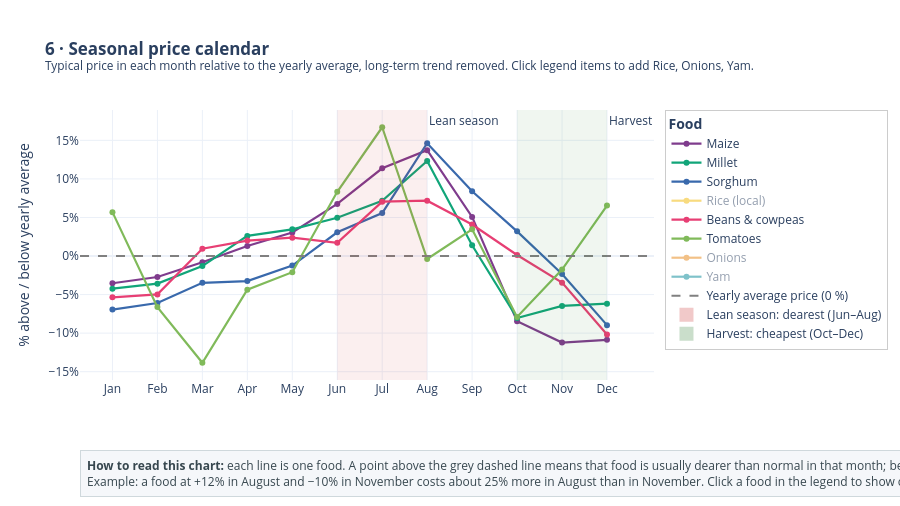

Here is the notebook cell this chart was saved with:
### Markdown cell above
## 6. The seasonal calendar — when to buy, when to sell

### Code cell
# ================================================================
# 6. SEASONAL PRICE PATTERN BY FOOD  (trend removed)
# ================================================================
FAMILIES = {"Maize": "maize", "Millet": "millet", "Sorghum": "sorghum", "Rice (local)": r"rice \(local|rice \(milled",
            "Beans & cowpeas": "beans|cowpea", "Tomatoes": "tomato", "Onions": "onion", "Yam": "yam"}
MONTHS = ["Jan", "Feb", "Mar", "Apr", "May", "Jun", "Jul", "Aug", "Sep", "Oct", "Nov", "Dec"]

raw_s = con.execute("""
    SELECT market, product, commodity, month, AVG(price) AS p
    FROM prices WHERE category <> 'non-food' AND commodity NOT ILIKE '%flour%'
    GROUP BY ALL
""").fetchdf()
raw_s["family"] = None
for fam, pat in FAMILIES.items():
    raw_s.loc[raw_s["family"].isna() & raw_s["commodity"].str.lower().str.contains(pat), "family"] = fam
raw_s = raw_s.dropna(subset=["family"])

rows = []
for (market, product, family), s in raw_s.groupby(["market", "product", "family"]):
    s = s.set_index("month")["p"]
    s.index = pd.DatetimeIndex(s.index)
    if len(s) < 30:
        continue
    lp = np.log(s).reindex(pd.date_range(s.index.min(), s.index.max(), freq="MS"))
    trend = lp.interpolate(limit=2).rolling(12).mean().rolling(2).mean().shift(-6)   # centred 2x12 MA
    dev = (lp - trend).dropna()
    rows.append(pd.DataFrame({"family": family, "cal_month": dev.index.month, "dev": dev.values}))
seas = pd.concat(rows)
prof = seas.groupby(["family", "cal_month"])["dev"].median().unstack()
prof = prof.sub(prof.mean(axis=1), axis=0)
prof = (np.exp(prof) - 1) * 100                              # % above / below the yearly average
prof.columns = MONTHS

summary = pd.DataFrame({"cheapest": prof.idxmin(axis=1), "dearest": prof.idxmax(axis=1),
                        "swing_pct": prof.max(axis=1) - prof.min(axis=1),
                        "series": seas.groupby("family").size()}).round(0)
print(summary.sort_values("swing_pct", ascending=False).to_string())

fig = go.Figure()
for i, fam in enumerate(FAMILIES):
    if fam in prof.index:
        fig.add_trace(go.Scatter(x=MONTHS, y=prof.loc[fam], name=fam, mode="lines+markers",
                                 line=dict(width=2.2, color=px.colors.qualitative.Bold[i]),
                                 visible=True if fam in ("Maize", "Millet", "Sorghum", "Beans & cowpeas", "Tomatoes") else "legendonly"))
fig.add_hline(y=0, line_dash="dash", line_color="grey")
fig.add_vrect(x0="Jun", x1="Aug", fillcolor="#C62828", opacity=0.07, line_width=0,
              annotation_text="Lean season", annotation_position="top left")
fig.add_vrect(x0="Oct", x1="Dec", fillcolor="#2E7D32", opacity=0.07, line_width=0,
              annotation_text="Harvest", annotation_position="top left")
legend_item(fig, "Yearly average price (0 %)", "grey", line=True, dash="dash")
legend_item(fig, "Lean season: dearest (Jun–Aug)", "rgba(198,40,40,0.25)")
legend_item(fig, "Harvest: cheapest (Oct–Dec)", "rgba(46,125,50,0.25)")
fig.update_layout(height=470, hovermode="x unified", yaxis=dict(title="% above / below yearly average", ticksuffix="%"),
                  title="<b>6 · Seasonal price calendar</b>"
                        "<br><sup>Typical price in each month relative to the yearly average, long-term trend removed. "
                        "Click legend items to add Rice, Onions, Yam.</sup>")
show(fig, "06_seasonality",
     "each line is one food. A point above the grey dashed line means that food is usually dearer than normal in "
     "that month; below means cheaper.<br>Example: a food at +12% in August and −10% in November costs about 25% "
     "more in August than in November. Click a food in the legend to show or hide it.",
     legend_title="Food")

### Figure 1 — Plotly figure (JSON) as saved in the notebook; plotly's stock layout.template omitted (floating-point values rounded to 4 significant figures)
{"data": [{"line": {"color": "rgb(127, 60, 141)", "width": 2.2}, "mode": "lines+markers", "name": "Maize", "type": "scatter", "visible": true, "x": ["Jan", "Feb", "Mar", "Apr", "May", "Jun", "Jul", "Aug", "Sep", "Oct", "Nov", "Dec"], "y": [-3.53, -2.718, -0.8075, 1.3, 3.045, 6.753, 11.38, 13.73, 5.07, -8.457, -11.22, -10.87]}, {"line": {"color": "rgb(17, 165, 121)", "width": 2.2}, "mode": "lines+markers", "name": "Millet", "type": "scatter", "visible": true, "x": ["Jan", "Feb", "Mar", "Apr", "May", "Jun", "Jul", "Aug", "Sep", "Oct", "Nov", "Dec"], "y": [-4.239, -3.583, -1.307, 2.61, 3.465, 4.968, 7.153, 12.32, 1.397, -8.037, -6.476, -6.175]}, {"line": {"color": "rgb(57, 105, 172)", "width": 2.2}, "mode": "lines+markers", "name": "Sorghum", "type": "scatter", "visible": true, "x": ["Jan", "Feb", "Mar", "Apr", "May", "Jun", "Jul", "Aug", "Sep", "Oct", "Nov", "Dec"], "y": [-6.942, -6.091, -3.471, -3.25, -1.241, 3.074, 5.568, 14.63, 8.394, 3.2, -2.325, -8.964]}, {"line": {"color": "rgb(242, 183, 1)", "width": 2.2}, "mode": "lines+markers", "name": "Rice (local)", "type": "scatter", "visible": "legendonly", "x": ["Jan", "Feb", "Mar", "Apr", "May", "Jun", "Jul", "Aug", "Sep", "Oct", "Nov", "Dec"], "y": [-3.48, -3.213, -0.553, 2.9, 3.788, 3.547, 3.154, 3.961, 1.605, -2.957, -3.968, -4.143]}, {"line": {"color": "rgb(231, 63, 116)", "width": 2.2}, "mode": "lines+markers", "name": "Beans & cowpeas", "type": "scatter", "visible": true, "x": ["Jan", "Feb", "Mar", "Apr", "May", "Jun", "Jul", "Aug", "Sep", "Oct", "Nov", "Dec"], "y": [-5.354, -4.977, 0.9374, 2.007, 2.38, 1.713, 7.043, 7.172, 4.092, 0.1321, -3.451, -10.17]}, {"line": {"color": "rgb(128, 186, 90)", "width": 2.2}, "mode": "lines+markers", "name": "Tomatoes", "type": "scatter", "visible": true, "x": ["Jan", "Feb", "Mar", "Apr", "May", "Jun", "Jul", "Aug", "Sep", "Oct", "Nov", "Dec"], "y": [5.691, -6.626, -13.84, -4.36, -2.096, 8.328, 16.7, -0.3892, 3.456, -7.9, -1.752, 6.547]}, {"line": {"color": "rgb(230, 131, 16)", "width": 2.2}, "mode": "lines+markers", "name": "Onions", "type": "scatter", "visible": "legendonly", "x": ["Jan", "Feb", "Mar", "Apr", "May", "Jun", "Jul", "Aug", "Sep", "Oct", "Nov", "Dec"], "y": [-1.118, -10.52, -0.6188, -3.649, -4.131, -4.163, 1.897, 0.2844, 5.336, -4.046, 10.96, 12.1]}, {"line": {"color": "rgb(0, 134, 149)", "width": 2.2}, "mode": "lines+markers", "name": "Yam", "type": "scatter", "visible": "legendonly", "x": ["Jan", "Feb", "Mar", "Apr", "May", "Jun", "Jul", "Aug", "Sep", "Oct", "Nov", "Dec"], "y": [-2.662, -8.853, -6.919, -2.384, 2.617, 7.698, 11.38, 9.943, 3.048, 0.316, -4.031, -7.603]}, {"hoverinfo": "skip", "line": {"color": "grey", "dash": "dash", "width": 2}, "mode": "lines", "name": "Yearly average price (0 %)", "type": "scatter", "x": [null], "y": [null]}, {"hoverinfo": "skip", "marker": {"color": "rgba(198,40,40,0.25)", "size": 14, "symbol": "square"}, "mode": "markers", "name": "Lean season: dearest (Jun–Aug)", "type": "scatter", "x": [null], "y": [null]}, {"hoverinfo": "skip", "marker": {"color": "rgba(46,125,50,0.25)", "size": 14, "symbol": "square"}, "mode": "markers", "name": "Harvest: cheapest (Oct–Dec)", "type": "scatter", "x": [null], "y": [null]}], "layout": {"annotations": [{"showarrow": false, "text": "Lean season", "x": "Aug", "xanchor": "left", "xref": "x", "y": 1, "yanchor": "top", "yref": "y domain"}, {"showarrow": false, "text": "Harvest", "x": "Dec", "xanchor": "left", "xref": "x", "y": 1, "yanchor": "top", "yref": "y domain"}, {"align": "left", "bgcolor": "#F5F7FA", "bordercolor": "#CFD8DC", "borderpad": 6, "borderwidth": 1, "font": {"color": "#37474F", "size": 12}, "showarrow": false, "text": "<b>How to read this chart:</b> each line is one food. A point above the grey dashed line means that food is usually dearer than normal in that month; below means cheaper.<br>Example: a food at +12% in August and −10% in November costs about 25% more in August than in November. Click a food in the legend to show or hide it.", "x": 0, "xanchor": "left", "xref": "paper", "y": -0.2593, "yanchor": "top", "yref": "paper"}], "height": 506, "hovermode": "x unified", "legend": {"bgcolor": "rgba(255,255,255,0.85)", "bordercolor": "#ccc", "borderwidth": 1, "orientation": "v", "title": {"text": "<b>Food</b>"}, "x": 1.02, "xanchor": "left", "y": 1, "yanchor": "top"}, "margin": {"b": 126, "t": 110}, "shapes": [{"line": {"color": "grey", "dash": "dash"}, "type": "line", "x0": 0, "x1": 1, "xref": "x domain", "y0": 0, "y1": 0, "yref": "y"}, {"fillcolor": "#C62828", "line": {"width": 0}, "opacity": 0.07, "type": "rect", "x0": "Jun", "x1": "Aug", "xref": "x", "y0": 0, "y1": 1, "yref": "y domain"}, {"fillcolor": "#2E7D32", "line": {"width": 0}, "opacity": 0.07, "type": "rect", "x0": "Oct", "x1": "Dec", "xref": "x", "y0": 0, "y1": 1, "yref": "y domain"}], "showlegend": true, "title": {"text": "<b>6 · Seasonal price calendar</b><br><sup>Typical price in each month relative to the yearly average, long-term trend removed. Click legend items to add Rice, Onions, Yam.</sup>"}, "yaxis": {"ticksuffix": "%", "title": {"text": "% above / below yearly average"}}}}
